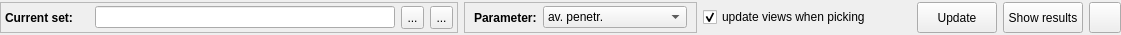
         <widget class="QWidget" name="widget_2" native="true">
          <property name="sizePolicy">
           <sizepolicy hsizetype="Preferred" vsizetype="Fixed">
            <horstretch>0</horstretch>
            <verstretch>0</verstretch>
           </sizepolicy>
          </property>
          <property name="maximumSize">
           <size>
            <width>16777215</width>
            <height>35</height>
           </size>
          </property>
          <property name="autoFillBackground">
           <bool>false</bool>
          </property>
          <layout class="QHBoxLayout" name="horizontalLayout_19">
           <property name="leftMargin">
            <number>0</number>
           </property>
           <property name="topMargin">
            <number>2</number>
           </property>
           <property name="rightMargin">
            <number>0</number>
           </property>
           <property name="bottomMargin">
            <number>2</number>
           </property>
           <item>
            <widget class="QFrame" name="frame">
             <property name="frameShape">
              <enum>QFrame::StyledPanel</enum>
             </property>
             <property name="frameShadow">
              <enum>QFrame::Plain</enum>
             </property>
             <layout class="QHBoxLayout" name="horizontalLayout_79">
              <property name="leftMargin">
               <number>4</number>
              </property>
              <property name="topMargin">
               <number>1</number>
              </property>
              <property name="rightMargin">
               <number>4</number>
              </property>
              <property name="bottomMargin">
               <number>1</number>
              </property>
              <item>
               <widget class="QLabel" name="label_2">
                <property name="minimumSize">
                 <size>
                  <width>84</width>
                  <height>12</height>
                 </size>
                </property>
                <property name="maximumSize">
                 <size>
                  <width>84</width>
                  <height>16777215</height>
                 </size>
                </property>
                <property name="font">
                 <font>
                  <weight>75</weight>
                  <bold>true</bold>
                 </font>
                </property>
                <property name="frameShape">
                 <enum>QFrame::NoFrame</enum>
                </property>
                <property name="text">
                 <string>Current set:</string>
                </property>
               </widget>
              </item>
              <item>
               <widget class="QLineEdit" name="l_setName">
                <property name="sizePolicy">
                 <sizepolicy hsizetype="Expanding" vsizetype="Fixed">
                  <horstretch>0</horstretch>
                  <verstretch>0</verstretch>
                 </sizepolicy>
                </property>
                <property name="minimumSize">
                 <size>
                  <width>300</width>
                  <height>0</height>
                 </size>
                </property>
                <property name="text">
                 <string/>
                </property>
                <property name="frame">
                 <bool>true</bool>
                </property>
                <property name="alignment">
                 <set>Qt::AlignCenter</set>
                </property>
                <property name="readOnly">
                 <bool>true</bool>
                </property>
               </widget>
              </item>
              <item>
               <widget class="QToolButton" name="tb_opends">
                <property name="sizePolicy">
                 <sizepolicy hsizetype="Fixed" vsizetype="Fixed">
                  <horstretch>0</horstretch>
                  <verstretch>0</verstretch>
                 </sizepolicy>
                </property>
                <property name="minimumSize">
                 <size>
                  <width>23</width>
                  <height>23</height>
                 </size>
                </property>
                <property name="maximumSize">
                 <size>
                  <width>23</width>
                  <height>23</height>
                 </size>
                </property>
                <property name="toolTip">
                 <string>Open the file with simulation results</string>
                </property>
                <property name="text">
                 <string>...</string>
                </property>
                <property name="icon">
                 <iconset resource="dreamcaster.qrc">
                  <normaloff>:/images/opends.png</normaloff>:/images/opends.png</iconset>
                </property>
                <property name="iconSize">
                 <size>
                  <width>32</width>
                  <height>32</height>
                 </size>
                </property>
               </widget>
              </item>
              <item>
               <widget class="QToolButton" name="tb_specifyds">
                <property name="minimumSize">
                 <size>
                  <width>23</width>
                  <height>23</height>
                 </size>
                </property>
                <property name="maximumSize">
                 <size>
                  <width>23</width>
                  <height>23</height>
                 </size>
                </property>
                <property name="toolTip">
                 <string>Specify the file name for simulation results output</string>
                </property>
                <property name="text">
                 <string>...</string>
                </property>
                <property name="icon">
                 <iconset resource="dreamcaster.qrc">
                  <normaloff>:/images/specifyds.png</normaloff>:/images/specifyds.png</iconset>
                </property>
                <property name="iconSize">
                 <size>
                  <width>32</width>
                  <height>32</height>
                 </size>
                </property>
               </widget>
              </item>
             </layout>
            </widget>
           </item>
           <item>
            <widget class="QFrame" name="frame_2">
             <property name="frameShape">
              <enum>QFrame::StyledPanel</enum>
             </property>
             <property name="frameShadow">
              <enum>QFrame::Plain</enum>
             </property>
             <layout class="QHBoxLayout" name="horizontalLayout_28">
              <property name="topMargin">
               <number>0</number>
              </property>
              <property name="bottomMargin">
               <number>0</number>
              </property>
              <item>
               <widget class="QLabel" name="label_26">
                <property name="font">
                 <font>
                  <weight>75</weight>
                  <bold>true</bold>
                 </font>
                </property>
                <property name="text">
                 <string>Parameter:</string>
                </property>
               </widget>
              </item>
              <item>
               <widget class="QComboBox" name="cb_rangeParameter">
                <property name="font">
                 <font>
                  <weight>50</weight>
                  <bold>false</bold>
                 </font>
                </property>
                <item>
                 <property name="text">
                  <string>av. penetr.</string>
                 </property>
                </item>
                <item>
                 <property name="text">
                  <string>dip angle cos</string>
                 </property>
                </item>
                <item>
                 <property name="text">
                  <string>max. penetr.</string>
                 </property>
                </item>
                <item>
                 <property name="text">
                  <string>bad area percentage</string>
                 </property>
                </item>
               </widget>
              </item>
             </layout>
            </widget>
           </item>
           <item>
            <widget class="QCheckBox" name="cb_UpdateViews">
             <property name="text">
              <string>update views when picking</string>
             </property>
             <property name="checked">
              <bool>true</bool>
             </property>
            </widget>
           </item>
           <item>
            <spacer name="horizontalSpacer_6">
             <property name="orientation">
              <enum>Qt::Horizontal</enum>
             </property>
             <property name="sizeHint" stdset="0">
              <size>
               <width>40</width>
               <height>20</height>
              </size>
             </property>
            </spacer>
           </item>
           <item>
            <widget class="QPushButton" name="pb_updatePlot">
             <property name="sizePolicy">
              <sizepolicy hsizetype="Minimum" vsizetype="Minimum">
               <horstretch>0</horstretch>
               <verstretch>0</verstretch>
              </sizepolicy>
             </property>
             <property name="font">
              <font>
               <weight>50</weight>
               <bold>false</bold>
              </font>
             </property>
             <property name="text">
              <string>Update</string>
             </property>
            </widget>
           </item>
           <item>
            <widget class="QPushButton" name="pbShowResults">
             <property name="sizePolicy">
              <sizepolicy hsizetype="Preferred" vsizetype="Preferred">
               <horstretch>0</horstretch>
               <verstretch>0</verstretch>
              </sizepolicy>
             </property>
             <property name="minimumSize">
              <size>
               <width>51</width>
               <height>26</height>
              </size>
             </property>
             <property name="font">
              <font>
               <weight>50</weight>
               <bold>false</bold>
              </font>
             </property>
             <property name="text">
              <string>Show results</string>
             </property>
            </widget>
           </item>
           <item>
            <widget class="QToolButton" name="pushMaxTab">
             <property name="maximumSize">
              <size>
               <width>16777215</width>
               <height>16777215</height>
              </size>
             </property>
             <property name="font">
              <font>
               <weight>75</weight>
               <italic>false</italic>
               <bold>true</bold>
              </font>
             </property>
             <property name="text">
              <string/>
             </property>
             <property name="icon">
              <iconset resource="../../libs/guibase/guibase.qrc">
               <normaloff>:/images/mini_rect.png</normaloff>:/images/mini_rect.png</iconset>
             </property>
             <property name="iconSize">
              <size>
               <width>24</width>
               <height>24</height>
              </size>
             </property>
            </widget>
           </item>
          </layout>
         </widget>
